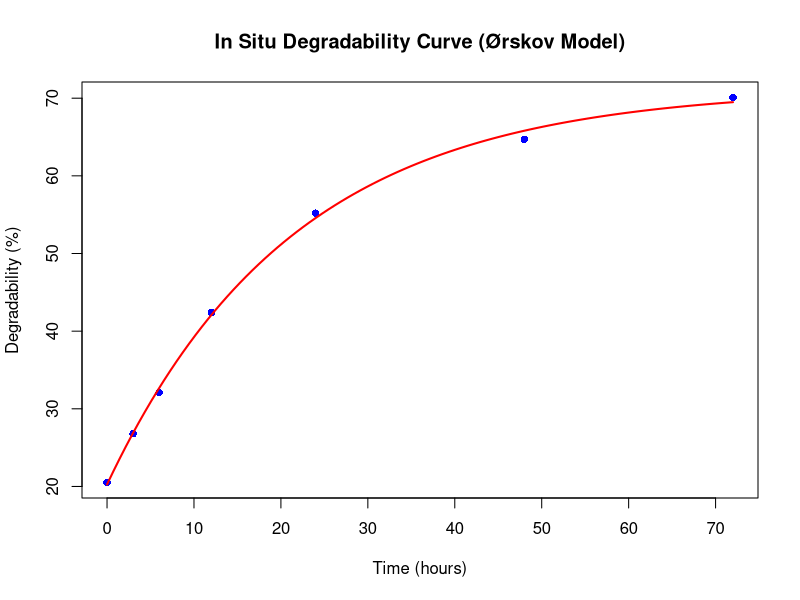

Reproduce this figure in R.
# ---------------------------------------------------------
# ØRSKOV & McDONALD (1979) IN SITU DIGESTIBILITY MODEL IN R
# ---------------------------------------------------------

# 1. Create the dataset
# Time (hours) and simulated Dry Matter Degradability (%)
in_situ_data <- data.frame(
  Time = c(0, 3, 6, 12, 24, 48, 72),
  Degradability = c(20.5, 26.8, 32.1, 42.4, 55.2, 64.7, 70.1) 
)

# View the raw data
print("Raw Data:")
print(in_situ_data)

# 2. Fit the non-linear model using nls()
# NOTE: nls() requires "starting estimates" (start) to begin its calculations.
# We will guess that a is around 15, b is around 50, and c is around 0.05.
orskov_model <- nls(Degradability ~ a + b * (1 - exp(-c * Time)), 
                    data = in_situ_data, 
                    start = list(a = 15, b = 50, c = 0.05))

# 3. View the results (Estimated parameters a, b, and c)
print("---------------------------------------------------")
print("MODEL RESULTS (Estimates for a, b, and c):")
summary(orskov_model)

# 4. Optional: Calculate Effective Degradability (ED)
# Assuming an estimated rumen outflow/passage rate (k) of 0.05 per hour (5%/hr)
k <- 0.05 
params <- coef(orskov_model)
a_est <- params["a"]
b_est <- params["b"]
c_est <- params["c"]

ED <- a_est + ((b_est * c_est) / (c_est + k))

print("---------------------------------------------------")
cat("Effective Degradability (ED) at k=0.05 is:", round(ED, 2), "%\n")

# 5. Optional: Plot the data and the fitted curve
plot(in_situ_data$Time, in_situ_data$Degradability, 
     main = "In Situ Degradability Curve (Ørskov Model)",
     xlab = "Time (hours)", 
     ylab = "Degradability (%)", 
     pch = 16, col = "blue")

# Add the predicted smooth curve
curve_times <- seq(0, 72, length.out = 100)
predicted_degradability <- predict(orskov_model, list(Time = curve_times))
lines(curve_times, predicted_degradability, col = "red", lwd = 2)
